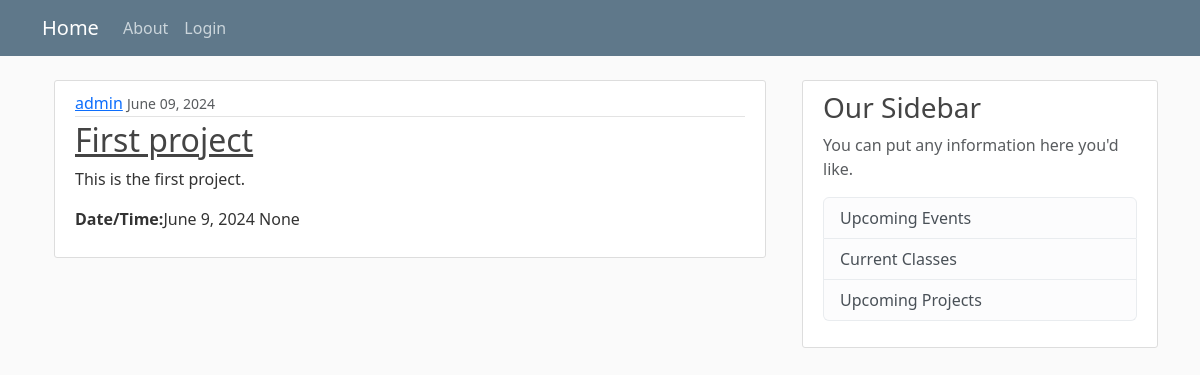
The app's page /project/ with its own data.
### common/models.py (models this page shows, shortened)
class Project(models.Model):
    title = models.CharField(max_length=100)
    location = models.CharField(max_length=255)
    time = models.TimeField(default=timezone.now)
    date = models.DateField(default=timezone.now)
    url = models.CharField(max_length=255, null=True, blank=True)
    date_posted = models.DateTimeField(default=timezone.now)
    summary = models.CharField(max_length=255, null=True)
    description = models.CharField(max_length=4096, null=True)
    author = models.ForeignKey(User, on_delete=models.CASCADE)

### public/views.py (the view)
# urls.py: path('project/', ProjectListView.as_view(), name="project-list"),
class ProjectListView(ListView):
    model = Project
    template_name = 'public_projects/project_list.html'
    context_object_name = 'projects'
    ordering = ['date_posted']

### public/templates/public_projects/project_list.html (shortened to what this page needs)
{% extends "public/base.html" %}
{% block content %}
<div class="container">
    {% for project in projects %}
    <article class="media content-section">
        <div class="media-body">
          <div class="article-metadata">
            <a class="mr-2" href="#">{{ project.author }}</a>
            <small class="text-muted">{{ project.date_posted|date:"F d, Y" }}</small>
          </div>
          <h2><a class="article-title" href="{% url 'public-project-detail' project.id %}">{{ project.title }}</a></h2>
          {% if crcclass.summary %}
            <p class="article-content">{{ project.summary }}</p>
          {% else %}
            <p class="article-content">{{ project.description }}</p>
          {% endif %}
          <p class="article-content"><b>Date/Time:</b>{{ project.date }} {{ project.time }}</p>
        </div>
      </article>
    {% endfor %}
</div>
{% endblock %}

### public/static/public/main.css (style rules this page uses)
body { background: #fafafa; color: #333333; margin-top: 5rem; }
h1, h2, h3, h4, h5, h6 { color: #444444; }
.content-section { background: #ffffff; padding: 10px 20px; border: 1px solid #dddddd; border-radius: 3px; margin-bottom: 20px; }
.article-title { color: #444444; }
.article-content { white-space: pre-line; }
.article-metadata { padding-bottom: 1px; margin-bottom: 4px; border-bottom: 1px solid #e3e3e3 }

### records on screen
Project: author "admin", date_posted "June 09, 2024", title "First project", description "This is the first project.", date "June 9, 2024", time "None"
